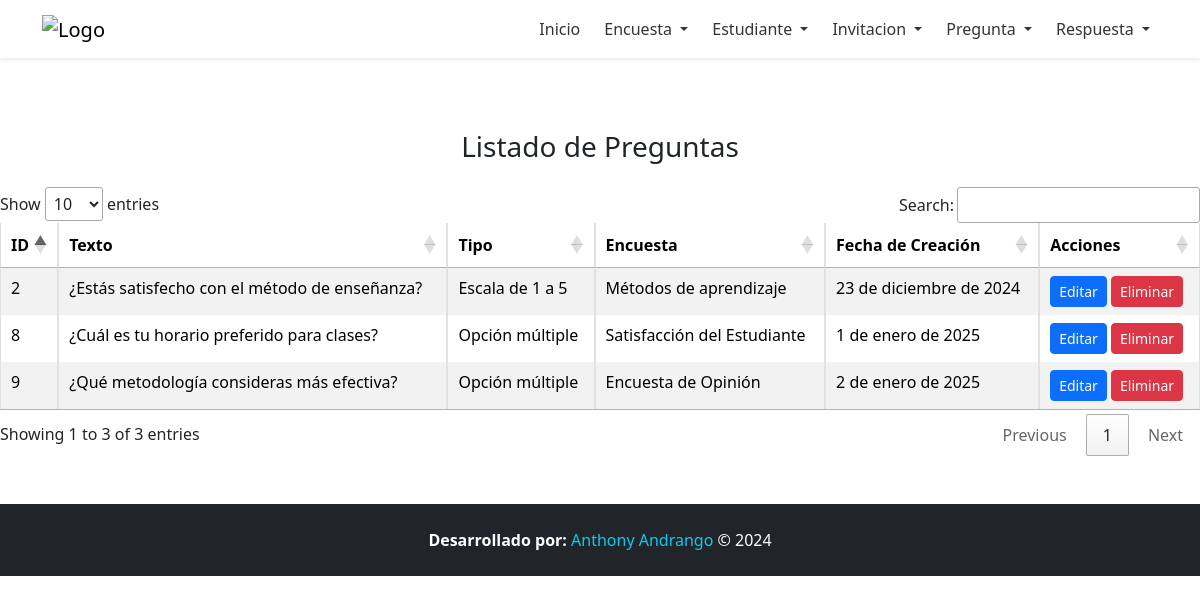
Page /listadoPregunta/ on the committed database.
### Aplicaciones/Academico/models.py (models this page shows, shortened)
class Pregunta(models.Model):
    id=models.AutoField(primary_key=True)
    texto=models.CharField(max_length=255)
    tipo=models.CharField(max_length=50)
    encuesta=models.ForeignKey(Encuesta, on_delete=models.CASCADE)
    fecha_crea=models.DateField()

class Encuesta(models.Model):
    id=models.AutoField(primary_key=True)
    titulo=models.CharField(max_length=100)
    descripcion=models.CharField(max_length=100)
    fecha_creacion=models.DateField()
    fecha_expiracion=models.DateField()
    estado=models.CharField(max_length=100)

### Aplicaciones/Academico/views.py (the view)
# urls.py: path('listadoPregunta/', views.listadoPregunta),
def listadoPregunta(request):
    preguntas = Pregunta.objects.select_related('encuesta').all()  # Optimización con select_related
    return render(request, 'listadoPregunta.html', {'preguntas': preguntas})

### Aplicaciones/Academico/templates/listadoPregunta.html (shortened to what this page needs)
{% extends "./plantilla.html" %}
{% block contenido %}
<br><br>
<h3 class="text-center mb-4">Listado de Preguntas</h3>
<table class="table table-bordered table-striped table-hover" id="mitablaPreguntas">
    <thead>
        <tr>
            <th>ID</th>
            <th>Texto</th>
            <th>Tipo</th>
            <th>Encuesta</th>
            <th>Fecha de Creación</th>
            <th>Acciones</th>
        </tr>
    </thead>
    <tbody>
        {% for pregunta in preguntas %}
        <tr>
            <td>{{ pregunta.id }}</td>
            <td>{{ pregunta.texto }}</td>
            <td>{{ pregunta.tipo }}</td>
            <td>{{ pregunta.encuesta.titulo }}</td>
            <td>{{ pregunta.fecha_crea }}</td>
            <td>
                <a href="/editarPregunta/{{ pregunta.id }}" class="btn btn-primary btn-sm">Editar</a>
                <a onclick="return confirmDelete('{{ pregunta.id }}', 'pregunta');" href="#" class="btn btn-danger btn-sm">Eliminar</a>
            </td>
        </tr>
        {% endfor %}
    </tbody>
</table>
{% endblock %}

### rows in the picture
Pregunta: id "2", texto "¿Estás satisfecho con el método de enseñanza?", tipo "Escala de 1 a 5", encuesta.titulo "Métodos de aprendizaje", fecha_crea "23 de diciembre de 2024"
Pregunta: id "8", texto "¿Cuál es tu horario preferido para clases?", tipo "Opción múltiple", encuesta.titulo "Satisfacción del Estudiante", fecha_crea "1 de enero de 2025"
Pregunta: id "9", texto "¿Qué metodología consideras más efectiva?", tipo "Opción múltiple", encuesta.titulo "Encuesta de Opinión", fecha_crea "2 de enero de 2025"
